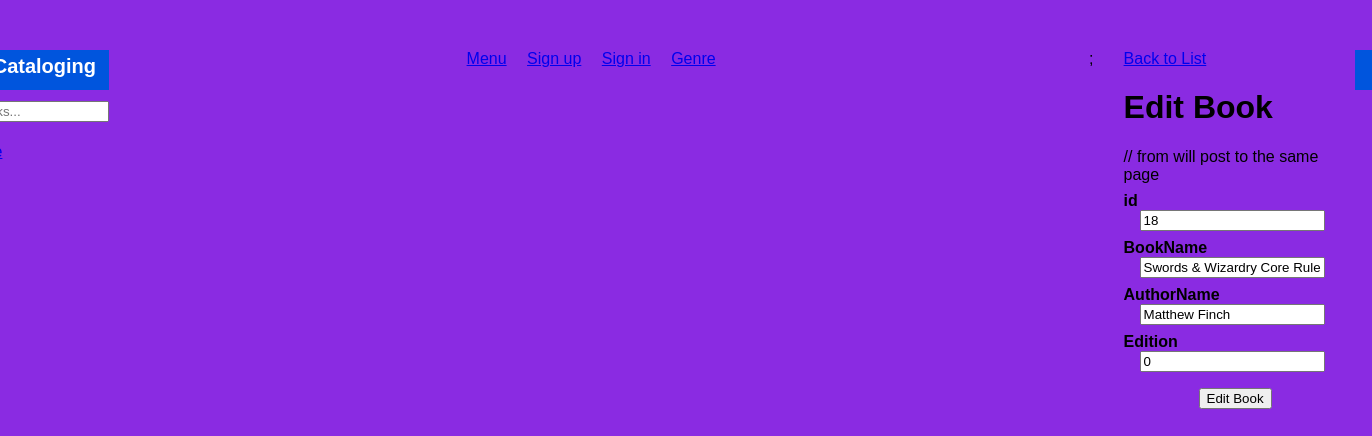
Page /edit.php?id=18 on the earlier database version.
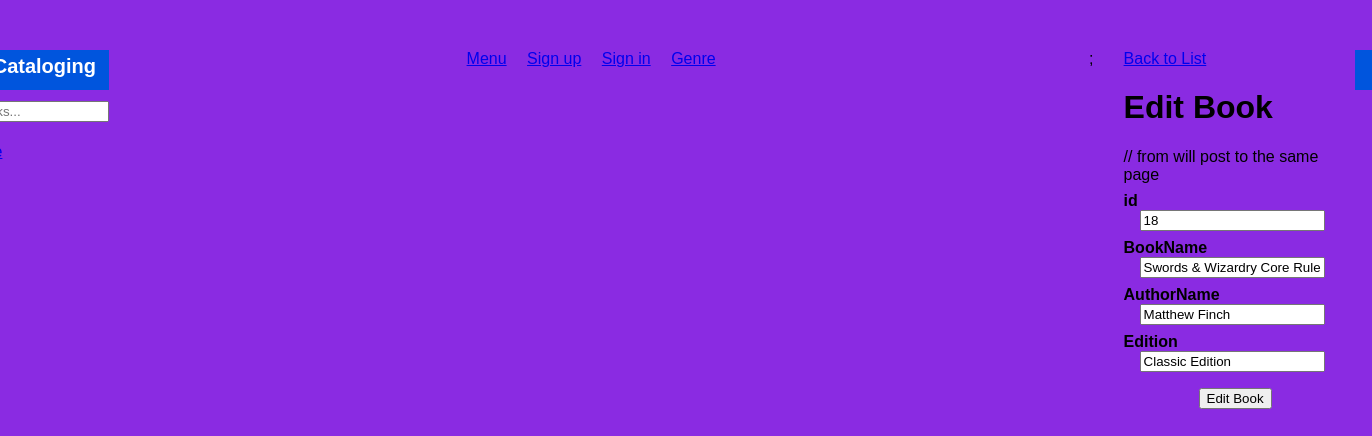
Same page on the later database version.
### tables this page shows
CREATE TABLE IF NOT EXISTS `Books` (
  `id` int(11) NOT NULL AUTO_INCREMENT,
  `BookName` varchar(100) NOT NULL,
  `AuthorName` varchar(255) NOT NULL,
  `Edition` varchar(25) NOT NULL,
  PRIMARY KEY (`id`)
);

### edit.php (the view, shortened to what this page needs)
<?php
$db = db_connect();
$id = $_GET['id'];
  if($_SERVER['REQUEST_METHOD'] == 'POST') {
  $BookName = $_POST['BookName'];
  $AuthorName= $_POST['AuthorName'] ;
  $Edition= $_POST['Edition'] ;
  $sql="UPDATE Books set BookName = '$BookName' , AuthorName= '$AuthorName' , Edition= '$Edition' where id = '$id' ";
  $result = mysqli_query($db, $sql);
    header("Location: show.php?id=  $id");
  }
  else {
$sql = "SELECT * FROM Books WHERE id= '$id' ";
$result_set = mysqli_query($db, $sql);
$result = mysqli_fetch_assoc($result_set);
  }
?>
<?php include 'header.php' ?>;
<div id="content">
  <a class="back-link" href="index.php"> Back to List</a>
  <div class="page edit">
    <h1>Edit Book</h1>
// from will post to the same page
    <form form action="<?php echo 'edit.php?id=' .$result['id']; ?>"  method="post">
      <dl>
        <dt> id</dt>
        <dd><input type="text" name="id" value="<?php echo $result['id']; ?>" /></dd>
      </dl>
      <dl>
        <dt>BookName</dt>
        <dd><input type="text" name="BookName" value="<?php echo $result['BookName']; ?>" /></dd>
      </dl>
      <dl>
        <dt>AuthorName</dt>
        <dd><input type="text" name="AuthorName" value="<?php echo $result['AuthorName']; ?>" /></dd>
      </dl>
      <dl>
        <dt>Edition</dt>
        <dd><input type="text" name="Edition" value="<?php echo $result['Edition']; ?>" /></dd>
      </dl>
      <div id="operations">
        <input type="submit" value="Edit Book" />
      </div>
    </form>
  </div>
</div>
<?php include 'footer.php'; ?>

Differences in the rows shown:
changed books "Swords & Wizardry Core Rules (pdf)": Edition "0" → "Classic Edition"
